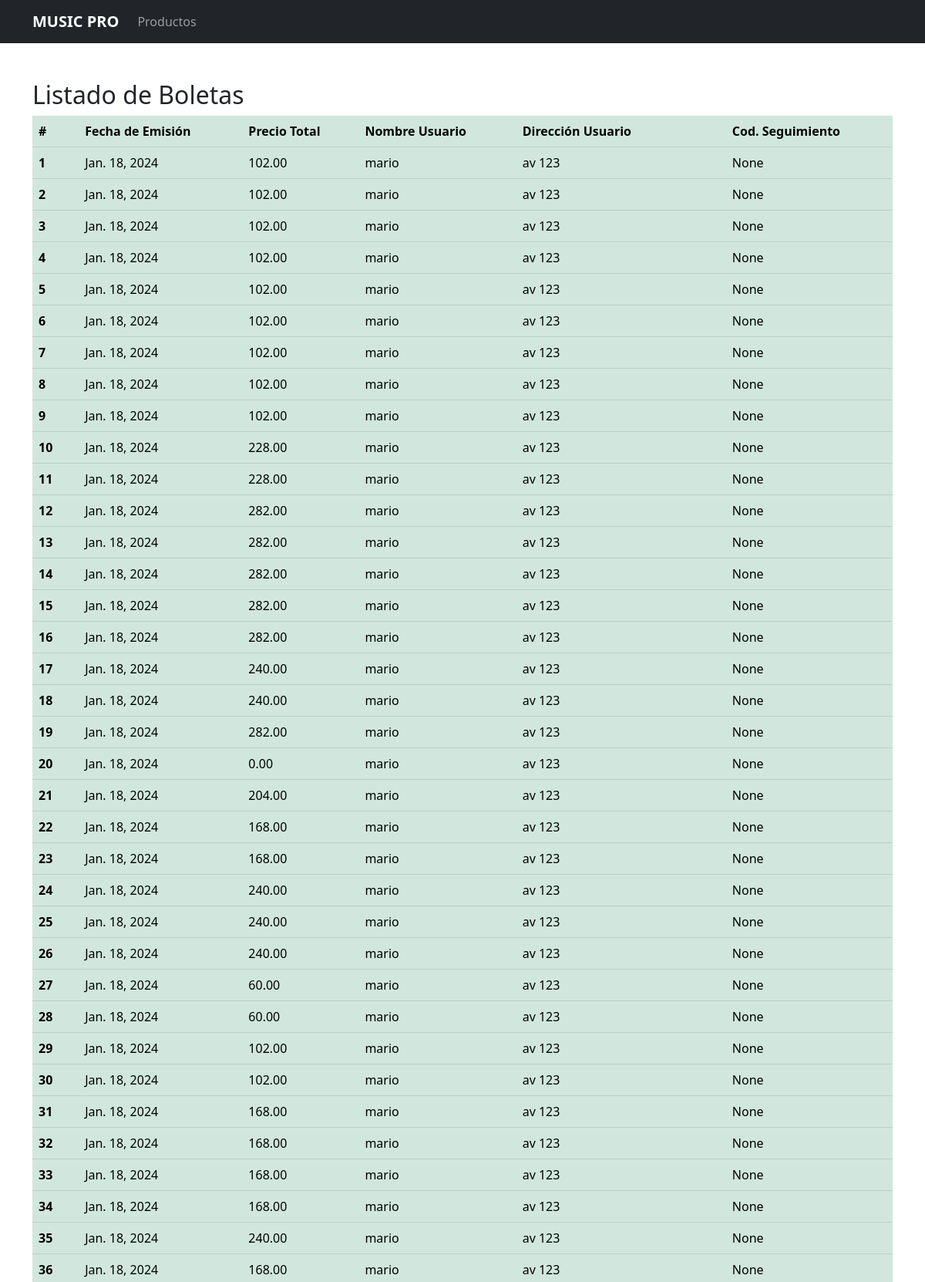
/sucursal/list_boleta (upper part), run on the app's committed database.
### sucursal/models.py (models this page shows)
class Boleta(models.Model):
    fecha_emision = models.DateField(auto_now_add=True)
    precio_total = models.DecimalField(max_digits=10, decimal_places=2)
    nombre_usuario = models.CharField(max_length=255)
    direccion_usuario = models.CharField(max_length=255)
    codigo_seguimiento = models.CharField(blank=True,null=True,max_length=255)

### sucursal/views.py (the view)
# urls.py: path('list_boleta', list_boleta, name="list_boleta"),
def list_boleta(request):
    boletas = Boleta.objects.all()
    return render(request, 'sucursal/list_boleta.html', {"boletas": boletas})

### sucursal/templates/sucursal/list_boleta.html (shortened to what this page needs)
<!DOCTYPE html>
<html lang="es">
<head>
    <link href="https://cdn.jsdelivr.net/npm/bootstrap@5.3.0/dist/css/bootstrap.min.css" rel="stylesheet">
</head>
<body>
    <header>
        <div class="navbar navbar-expand-lg navbar-dark bg-dark ">
          <div class="container">
            <a href="{% url 'sucursal_index' %}" class="navbar-brand">
              <strong>MUSIC PRO</strong>
            </a>
            <div class="collapse navbar-collapse" id="navbarHeader">
                <ul class="navbar-nav me-auto mb-2 mb-lg-0">
                    <li class="nav-item">
                        <a class="nav-link" href="{% url 'sucursal_producto_index' %}">Productos</a>
                    </li>
                </ul>
            </div>
          </div>
        </div>
      </header>
<div class="container mt-5">
    <h2>Listado de Boletas</h2>
    <table class="table table-success table-striped, table-hover">
        <thead>
            <tr>
                <th scope="col">#</th>
                <th scope="col">Fecha de Emisión</th>
                <th scope="col">Precio Total</th>
                <th scope="col">Nombre Usuario</th>
                <th scope="col">Dirección Usuario</th>
                <th scope="col">Cod. Seguimiento</th>
            </tr>
        </thead>
        <tbody>
            {% for boleta in boletas %}
            <tr>
                <th scope="row">{{ boleta.id }}</th>
                <td>{{ boleta.fecha_emision }}</td>
                <td>{{ boleta.precio_total }}</td>
                <td>{{ boleta.nombre_usuario }}</td>
                <td>{{ boleta.direccion_usuario }}</td>
                <td>{{ boleta.codigo_seguimiento }}</td>
            </tr>
            {% endfor %}
        </tbody>
    </table>
</div>
</body>
</html>

### data on the page
Boleta: id "1", fecha_emision "Jan. 18, 2024", precio_total "102.00", nombre_usuario "mario", direccion_usuario "av 123", codigo_seguimiento "None"
Boleta: id "2", fecha_emision "Jan. 18, 2024", precio_total "102.00", nombre_usuario "mario", direccion_usuario "av 123", codigo_seguimiento "None"
Boleta: id "3", fecha_emision "Jan. 18, 2024", precio_total "102.00", nombre_usuario "mario", direccion_usuario "av 123", codigo_seguimiento "None"
Boleta: id "4", fecha_emision "Jan. 18, 2024", precio_total "102.00", nombre_usuario "mario", direccion_usuario "av 123", codigo_seguimiento "None"
Boleta: id "5", fecha_emision "Jan. 18, 2024", precio_total "102.00", nombre_usuario "mario", direccion_usuario "av 123", codigo_seguimiento "None"
Boleta: id "6", fecha_emision "Jan. 18, 2024", precio_total "102.00", nombre_usuario "mario", direccion_usuario "av 123", codigo_seguimiento "None"
Boleta: id "7", fecha_emision "Jan. 18, 2024", precio_total "102.00", nombre_usuario "mario", direccion_usuario "av 123", codigo_seguimiento "None"
Boleta: id "8", fecha_emision "Jan. 18, 2024", precio_total "102.00", nombre_usuario "mario", direccion_usuario "av 123", codigo_seguimiento "None"
Boleta: id "9", fecha_emision "Jan. 18, 2024", precio_total "102.00", nombre_usuario "mario", direccion_usuario "av 123", codigo_seguimiento "None"
Boleta: id "10", fecha_emision "Jan. 18, 2024", precio_total "228.00", nombre_usuario "mario", direccion_usuario "av 123", codigo_seguimiento "None"
Boleta: id "11", fecha_emision "Jan. 18, 2024", precio_total "228.00", nombre_usuario "mario", direccion_usuario "av 123", codigo_seguimiento "None"
Boleta: id "12", fecha_emision "Jan. 18, 2024", precio_total "282.00", nombre_usuario "mario", direccion_usuario "av 123", codigo_seguimiento "None"
Boleta: id "13", fecha_emision "Jan. 18, 2024", precio_total "282.00", nombre_usuario "mario", direccion_usuario "av 123", codigo_seguimiento "None"
Boleta: id "14", fecha_emision "Jan. 18, 2024", precio_total "282.00", nombre_usuario "mario", direccion_usuario "av 123", codigo_seguimiento "None"
Boleta: id "15", fecha_emision "Jan. 18, 2024", precio_total "282.00", nombre_usuario "mario", direccion_usuario "av 123", codigo_seguimiento "None"
Boleta: id "16", fecha_emision "Jan. 18, 2024", precio_total "282.00", nombre_usuario "mario", direccion_usuario "av 123", codigo_seguimiento "None"
Boleta: id "17", fecha_emision "Jan. 18, 2024", precio_total "240.00", nombre_usuario "mario", direccion_usuario "av 123", codigo_seguimiento "None"
Boleta: id "18", fecha_emision "Jan. 18, 2024", precio_total "240.00", nombre_usuario "mario", direccion_usuario "av 123", codigo_seguimiento "None"
Boleta: id "19", fecha_emision "Jan. 18, 2024", precio_total "282.00", nombre_usuario "mario", direccion_usuario "av 123", codigo_seguimiento "None"
Boleta: id "20", fecha_emision "Jan. 18, 2024", precio_total "0.00", nombre_usuario "mario", direccion_usuario "av 123", codigo_seguimiento "None"
Boleta: id "21", fecha_emision "Jan. 18, 2024", precio_total "204.00", nombre_usuario "mario", direccion_usuario "av 123", codigo_seguimiento "None"
Boleta: id "22", fecha_emision "Jan. 18, 2024", precio_total "168.00", nombre_usuario "mario", direccion_usuario "av 123", codigo_seguimiento "None"
Boleta: id "23", fecha_emision "Jan. 18, 2024", precio_total "168.00", nombre_usuario "mario", direccion_usuario "av 123", codigo_seguimiento "None"
Boleta: id "24", fecha_emision "Jan. 18, 2024", precio_total "240.00", nombre_usuario "mario", direccion_usuario "av 123", codigo_seguimiento "None"
Boleta: id "25", fecha_emision "Jan. 18, 2024", precio_total "240.00", nombre_usuario "mario", direccion_usuario "av 123", codigo_seguimiento "None"
Boleta: id "26", fecha_emision "Jan. 18, 2024", precio_total "240.00", nombre_usuario "mario", direccion_usuario "av 123", codigo_seguimiento "None"
Boleta: id "27", fecha_emision "Jan. 18, 2024", precio_total "60.00", nombre_usuario "mario", direccion_usuario "av 123", codigo_seguimiento "None"
Boleta: id "28", fecha_emision "Jan. 18, 2024", precio_total "60.00", nombre_usuario "mario", direccion_usuario "av 123", codigo_seguimiento "None"
Boleta: id "29", fecha_emision "Jan. 18, 2024", precio_total "102.00", nombre_usuario "mario", direccion_usuario "av 123", codigo_seguimiento "None"
Boleta: id "30", fecha_emision "Jan. 18, 2024", precio_total "102.00", nombre_usuario "mario", direccion_usuario "av 123", codigo_seguimiento "None"
Boleta: id "31", fecha_emision "Jan. 18, 2024", precio_total "168.00", nombre_usuario "mario", direccion_usuario "av 123", codigo_seguimiento "None"
Boleta: id "32", fecha_emision "Jan. 18, 2024", precio_total "168.00", nombre_usuario "mario", direccion_usuario "av 123", codigo_seguimiento "None"
Boleta: id "33", fecha_emision "Jan. 18, 2024", precio_total "168.00", nombre_usuario "mario", direccion_usuario "av 123", codigo_seguimiento "None"
Boleta: id "34", fecha_emision "Jan. 18, 2024", precio_total "168.00", nombre_usuario "mario", direccion_usuario "av 123", codigo_seguimiento "None"
Boleta: id "35", fecha_emision "Jan. 18, 2024", precio_total "240.00", nombre_usuario "mario", direccion_usuario "av 123", codigo_seguimiento "None"
Boleta: id "36", fecha_emision "Jan. 18, 2024", precio_total "168.00", nombre_usuario "mario", direccion_usuario "av 123", codigo_seguimiento "None"
